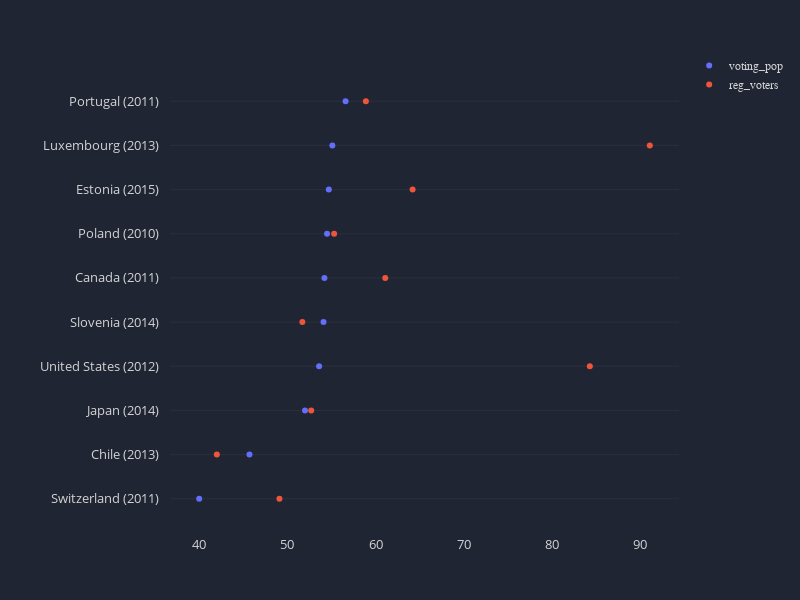

The notebook cell this image was saved under:
### Code cell
country = ['Switzerland (2011)', 'Chile (2013)', 'Japan (2014)',
           'United States (2012)', 'Slovenia (2014)', 'Canada (2011)',
           'Poland (2010)', 'Estonia (2015)', 'Luxembourg (2013)', 'Portugal (2011)']
voting_pop = [40, 45.7, 52, 53.6, 54.1, 54.2, 54.5, 54.7, 55.1, 56.6]
reg_voters = [49.1, 42, 52.7, 84.3, 51.7, 61.1, 55.3, 64.2, 91.1, 58.9]
data = pd.DataFrame(data=[voting_pop, reg_voters], columns=country, index=['voting_pop', 'reg_voters'])
layout = chart.layout()
chart.dot(data, layout)

### Figure 1 — Plotly figure (JSON) as saved in the notebook; plotly's stock layout.template omitted (floating-point values rounded to 4 significant figures)
{"data": [{"mode": "markers", "name": "voting_pop", "type": "scatter", "x": [40, 45.7, 52, 53.6, 54.1, 54.2, 54.5, 54.7, 55.1, 56.6], "y": ["Switzerland (2011)", "Chile (2013)", "Japan (2014)", "United States (2012)", "Slovenia (2014)", "Canada (2011)", "Poland (2010)", "Estonia (2015)", "Luxembourg (2013)", "Portugal (2011)"]}, {"mode": "markers", "name": "reg_voters", "type": "scatter", "x": [49.1, 42, 52.7, 84.3, 51.7, 61.1, 55.3, 64.2, 91.1, 58.9], "y": ["Switzerland (2011)", "Chile (2013)", "Japan (2014)", "United States (2012)", "Slovenia (2014)", "Canada (2011)", "Poland (2010)", "Estonia (2015)", "Luxembourg (2013)", "Portugal (2011)"]}], "layout": {"autosize": false, "height": 600, "legend": {"bordercolor": "#202534", "borderwidth": 0, "font": {"color": "lightgrey", "family": "sans-serif", "size": 12}, "orientation": "v", "traceorder": "normal", "x": 1.02, "xanchor": "left", "y": 1, "yanchor": "middle"}, "margin": {"b": 75, "l": 75, "pad": 10, "r": 50, "t": 75}, "paper_bgcolor": "#202534", "plot_bgcolor": "#202534", "title": {"font": {"color": "lightgrey", "family": "sans-serif", "size": 24}, "text": "", "x": 0.5}, "width": 800, "xaxis": {"autorange": true, "color": "lightgrey", "dtick": 1, "gridcolor": "#343846", "gridwidth": 0.5, "showgrid": false, "showline": false, "showticklabels": true, "tickfont": {"color": "lightgrey", "size": 13}, "tickformat": "", "tickmode": "auto", "title": {"font": {"color": "lightgrey", "family": "sans-serif", "size": 18}, "text": ""}, "type": "-", "zeroline": false, "zerolinecolor": "grey"}, "yaxis": {"autorange": true, "color": "lightgrey", "dtick": 1, "gridcolor": "#343846", "gridwidth": 0.5, "showgrid": true, "showline": false, "showticklabels": true, "tickfont": {"color": "lightgrey", "size": 13}, "tickformat": "", "tickmode": "array", "ticks": "", "tickvals": ["Switzerland (2011)", "Chile (2013)", "Japan (2014)", "United States (2012)", "Slovenia (2014)", "Canada (2011)", "Poland (2010)", "Estonia (2015)", "Luxembourg (2013)", "Portugal (2011)"], "title": {"font": {"color": "lightgrey", "family": "sans-serif", "size": 18}, "text": ""}, "type": "-", "zeroline": true, "zerolinecolor": "grey"}}}
